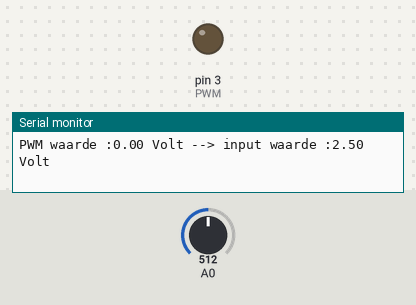
Bench run of a sketch on a simulated Arduino Uno, built with avr-gcc and run on an emulated ATmega328P. On the bench: output pins drawn as LEDs (lit = HIGH), the last lines printed to the serial monitor. Inputs (shaded band) come from the test bench; at power-on: A0 = 512.

Above: at 0.1 s.
At 19.1 s:
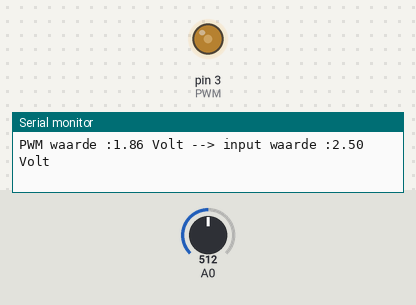
At 38.1 s:
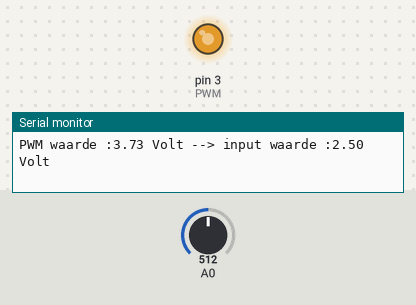
Timing chart, 0 to 40.0 s (numbered marks = the images above):
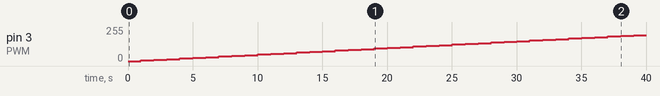

Measured:
- by itself, pin 3 (PWM): moves from 0/255 to 195/255 over 38.0 s

The sketch:

DAC-voorbeeld_spanning_waarde.ino
```cpp
//cursus Microprocesoren
//Riekus Bennink

#define PWM 3

// De DAC kan maximaal 5 V
// De PWM voor 5 V is 255 -> 5V/255 per stap
// De Analoog converter met 1024 stappen -> 5V/1024 per stap

int counter = 0;
int input;
void setup() {
  Serial.begin(9600);
  pinMode(PWM, OUTPUT);

}

void loop() {
  analogWrite(PWM,counter);
  Serial.print("PWM waarde :");
  Serial.print(float(counter)*5/255);
  Serial.print(" Volt");
  Serial.print(" --> ");
  Serial.print("input waarde :");
  input =analogRead(A0);

  Serial.print(float(input)*5/1024);
  Serial.println(" Volt");
  counter=(counter+5)%254;
  delay(1000);

}
```
